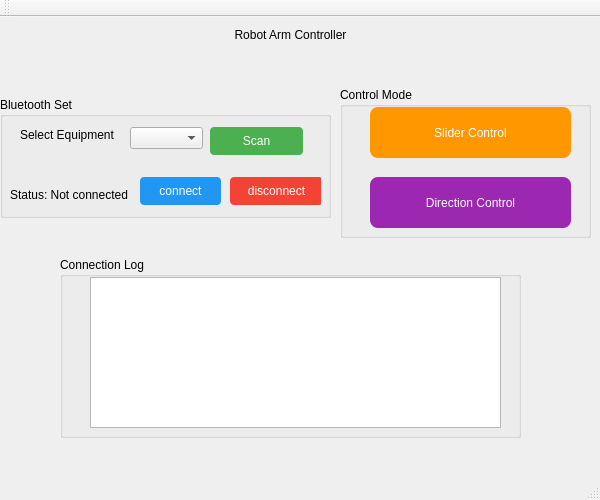
<?xml version="1.0" encoding="UTF-8"?>
<ui version="4.0">
 <class>MainWindow</class>
 <widget class="QMainWindow" name="MainWindow">
  <property name="geometry">
   <rect>
    <x>0</x>
    <y>0</y>
    <width>600</width>
    <height>500</height>
   </rect>
  </property>
  <property name="windowTitle">
   <string>MainWindow</string>
  </property>
  <widget class="QWidget" name="centralWidget">
   <widget class="QLabel" name="titleLabel">
    <property name="geometry">
     <rect>
      <x>190</x>
      <y>10</y>
      <width>201</width>
      <height>16</height>
     </rect>
    </property>
    <property name="text">
     <string>Robot Arm Controller</string>
    </property>
    <property name="alignment">
     <set>Qt::AlignCenter</set>
    </property>
    <property name="margin">
     <number>20</number>
    </property>
   </widget>
   <widget class="QGroupBox" name="Bluetooth">
    <property name="geometry">
     <rect>
      <x>0</x>
      <y>80</y>
      <width>331</width>
      <height>121</height>
     </rect>
    </property>
    <property name="title">
     <string>Bluetooth Set</string>
    </property>
    <widget class="QWidget" name="widget" native="true">
     <property name="geometry">
      <rect>
       <x>0</x>
       <y>20</y>
       <width>311</width>
       <height>51</height>
      </rect>
     </property>
     <widget class="QLabel" name="label">
      <property name="geometry">
       <rect>
        <x>20</x>
        <y>10</y>
        <width>101</width>
        <height>16</height>
       </rect>
      </property>
      <property name="text">
       <string>Select Equipment</string>
      </property>
     </widget>
     <widget class="QComboBox" name="comboBox">
      <property name="geometry">
       <rect>
        <x>130</x>
        <y>10</y>
        <width>73</width>
        <height>22</height>
       </rect>
      </property>
     </widget>
     <widget class="QPushButton" name="pushButton">
      <property name="geometry">
       <rect>
        <x>210</x>
        <y>10</y>
        <width>93</width>
        <height>28</height>
       </rect>
      </property>
      <property name="styleSheet">
       <string notr="true">QPushButton { 
    background-color: #4CAF50; 
    color: white; 
    border: none; 
    padding: 8px 16px; 
    border-radius: 4px; 
}
QPushButton:hover { 
    background-color: #45a049; 
}</string>
      </property>
      <property name="text">
       <string>Scan</string>
      </property>
     </widget>
    </widget>
    <widget class="QWidget" name="widget_2" native="true">
     <property name="geometry">
      <rect>
       <x>0</x>
       <y>80</y>
       <width>321</width>
       <height>31</height>
      </rect>
     </property>
     <widget class="QLabel" name="label_2">
      <property name="geometry">
       <rect>
        <x>10</x>
        <y>10</y>
        <width>131</width>
        <height>16</height>
       </rect>
      </property>
      <property name="text">
       <string>Status: Not connected</string>
      </property>
     </widget>
     <widget class="QPushButton" name="connect">
      <property name="geometry">
       <rect>
        <x>140</x>
        <y>0</y>
        <width>81</width>
        <height>28</height>
       </rect>
      </property>
      <property name="styleSheet">
       <string notr="true">QPushButton { 
    background-color: #2196F3; 
    color: white; 
    border: none; 
    padding: 8px 16px; 
    border-radius: 4px; 
}
QPushButton:disabled { 
    background-color: #cccccc; 
}</string>
      </property>
      <property name="text">
       <string>connect</string>
      </property>
     </widget>
     <widget class="QPushButton" name="disconnect">
      <property name="geometry">
       <rect>
        <x>230</x>
        <y>0</y>
        <width>93</width>
        <height>28</height>
       </rect>
      </property>
      <property name="styleSheet">
       <string notr="true">QPushButton { 
    background-color: #f44336; 
    color: white; 
    border: none; 
    padding: 8px 16px; 
    border-radius: 4px; 
}
QPushButton:disabled { 
    background-color: #cccccc; 
}</string>
      </property>
      <property name="text">
       <string>disconnect</string>
      </property>
     </widget>
    </widget>
   </widget>
   <widget class="QGroupBox" name="connection">
    <property name="geometry">
     <rect>
      <x>340</x>
      <y>70</y>
      <width>251</width>
      <height>151</height>
     </rect>
    </property>
    <property name="title">
     <string>Control Mode</string>
    </property>
    <widget class="QWidget" name="widget_3" native="true">
     <property name="enabled">
      <bool>true</bool>
     </property>
     <property name="geometry">
      <rect>
       <x>20</x>
       <y>10</y>
       <width>231</width>
       <height>131</height>
      </rect>
     </property>
     <widget class="QPushButton" name="slider">
      <property name="enabled">
       <bool>true</bool>
      </property>
      <property name="geometry">
       <rect>
        <x>10</x>
        <y>10</y>
        <width>201</width>
        <height>51</height>
       </rect>
      </property>
      <property name="styleSheet">
       <string notr="true">QPushButton { 
    background-color: #FF9800; 
    color: white; 
    border: none; 
    padding: 16px; 
    border-radius: 8px; 
}
QPushButton:disabled { 
    background-color: #cccccc; 
}</string>
      </property>
      <property name="text">
       <string>Slider Control</string>
      </property>
     </widget>
     <widget class="QPushButton" name="pushButton_2">
      <property name="geometry">
       <rect>
        <x>10</x>
        <y>80</y>
        <width>201</width>
        <height>51</height>
       </rect>
      </property>
      <property name="styleSheet">
       <string notr="true">QPushButton { 
    background-color: #9C27B0; 
    color: white; 
    border: none; 
    padding: 16px; 
    border-radius: 8px; 
}
QPushButton:disabled { 
    background-color: #cccccc; 
}</string>
      </property>
      <property name="text">
       <string>Direction Control</string>
      </property>
     </widget>
    </widget>
   </widget>
   <widget class="QGroupBox" name="Log">
    <property name="geometry">
     <rect>
      <x>60</x>
      <y>240</y>
      <width>461</width>
      <height>181</height>
     </rect>
    </property>
    <property name="title">
     <string>Connection Log</string>
    </property>
    <widget class="QTextEdit" name="textEdit">
     <property name="geometry">
      <rect>
       <x>30</x>
       <y>20</y>
       <width>411</width>
       <height>151</height>
      </rect>
     </property>
    </widget>
   </widget>
  </widget>
  <widget class="QMenuBar" name="menuBar">
   <property name="geometry">
    <rect>
     <x>0</x>
     <y>0</y>
     <width>600</width>
     <height>26</height>
    </rect>
   </property>
  </widget>
  <widget class="QToolBar" name="mainToolBar">
   <attribute name="toolBarArea">
    <enum>TopToolBarArea</enum>
   </attribute>
   <attribute name="toolBarBreak">
    <bool>true</bool>
   </attribute>
  </widget>
  <widget class="QStatusBar" name="statusBar"/>
 </widget>
 <layoutdefault spacing="6" margin="11"/>
 <resources/>
 <connections/>
</ui>
